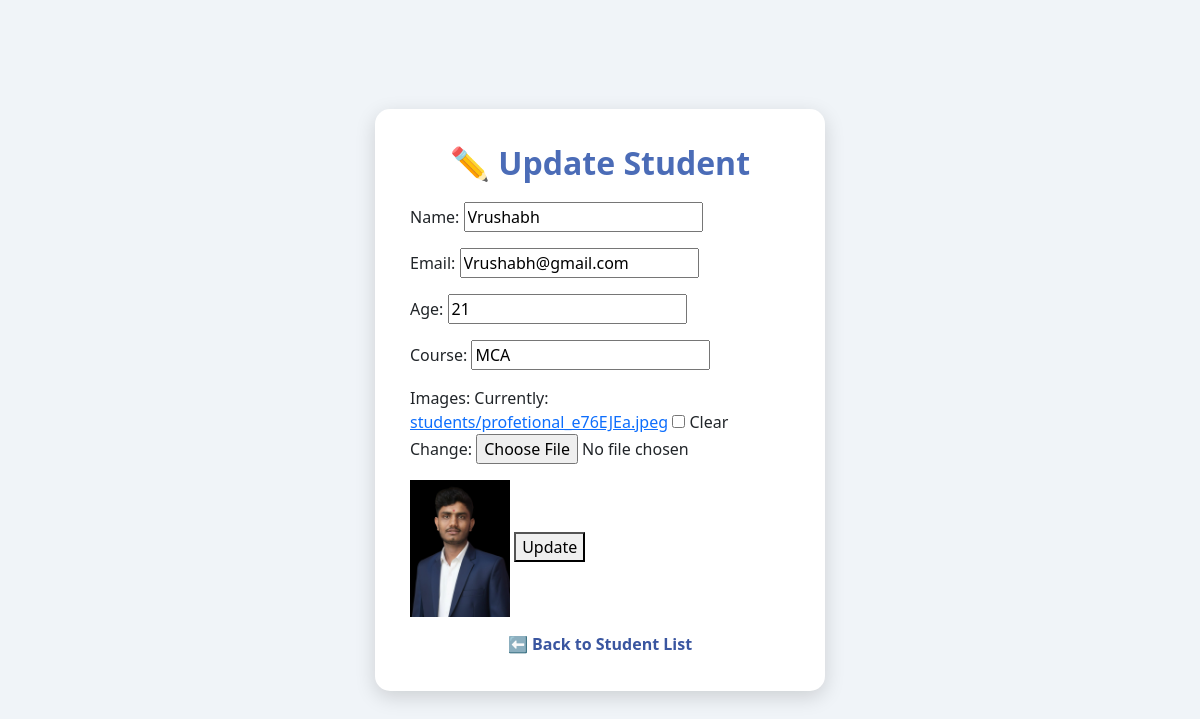
Screenshot of /update/2/ (signed in) with the database file from the repository.
### students/models.py (models this page shows, shortened)
class Student(models.Model):
    name = models.CharField(max_length=100)
    email = models.EmailField(unique=True)
    age = models.IntegerField()
    course = models.CharField(max_length=50)
    images = models.ImageField(upload_to='students/', null=True, blank=True)

### students/views.py (the view)
# urls.py: path('update/<int:id>/', views.update_student, name='update_student'),
@login_required(login_url='login')
def update_student(request, id):
    student = Student.objects.get(id=id)
    if request.method == "POST":
        form = StudentForm(request.POST, request.FILES, instance=student)  # IMPORTANT
        if form.is_valid():
            form.save()
            return redirect('list_student')
    else:
        form = StudentForm(instance=student)
    return render(request, 'update_student.html', {"form": form})

### students/forms.py
class StudentForm(forms.ModelForm):
    class Meta:
        model = Student
        fields = ['name', 'email', 'age', 'course','images']

### students/templates/update_student.html (shortened to what this page needs)
<!DOCTYPE html>
<html lang="en">
<head>
    <link href="https://cdn.jsdelivr.net/npm/bootstrap@5.3.0/dist/css/bootstrap.min.css" rel="stylesheet">
</head>
<body>
    <div class="form-card">
        <h2 class="form-title">✏️ Update Student</h2>
        <form method="POST" enctype="multipart/form-data">
          {{ form.as_p }}
        {% if form.instance.images %}
        <img src="{{ form.instance.images.url }}" width="100">
         {% endif %}
    <button type="submit">Update</button>
</form>
        <div class="back-link">
            <a href="{% url 'list_student' %}">⬅ Back to Student List</a>
        </div>
    </div>
</body>
</html>

### students/templates/update_student.html (style rules this page uses)
body { background: #f0f4f8; min-height: 100vh; display: flex; align-items: center; justify-content: center; padding: 20px; }
.form-card { background: #ffffff; padding: 35px; border-radius: 15px; width: 450px; box-shadow: 0 6px 20px rgba(0,0,0,0.15); }
.form-title { text-align: center; font-weight: 700; margin-bottom: 20px; color: #4b6cb7; }
.back-link { text-align: center; margin-top: 15px; }
.back-link a { color: #3a56a0; font-weight: bold; text-decoration: none; }

### rows the page displays
Student: name "Vrushabh", email "Vrushabh@gmail.com", age "21", course "MCA", instance.images (picture)
